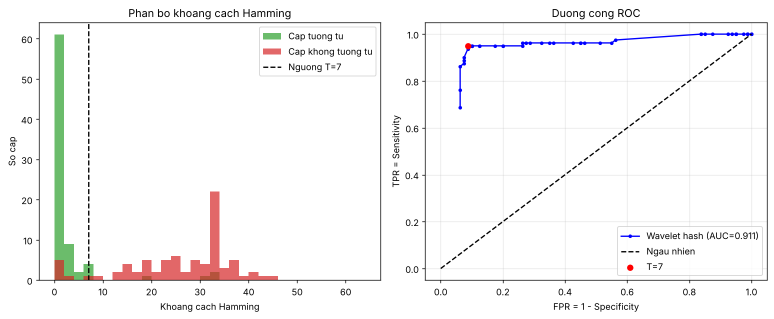
#> input picture lab_xuly_anh/results/c4_roc.png, 1547 x 637 px (shown at 1/2 size)
$ python wavelet_hash_danh_gia_roc.py
#> lines starting #> are read from the running program, lines starting #| are printed output that depends on the picture
### lab_xuly_anh/common.py
"""
common.py - Ham dung chung cho cac bai lab (giong phong cach cac file cu:
hop thoai chon anh bang tkinter, doc/ghi duong dan tieng Viet bang imdecode/imencode).

Neu may khong co tkinter hoac khong co man hinh (server), chuong trinh se:
  - doc duong dan tu dong lenh (sys.argv), hoac
  - dung anh mau tu sinh ra,
  - luu anh ra thu muc results thay vi hien thi cua so.
"""
import os
import sys
import numpy as np
import cv2

RESULTS_DIR = "results"
IMG_TYPES = [("Anh", "*.jpg *.jpeg *.png *.bmp *.webp *.tif *.tiff"), ("Tat ca", "*.*")]
VIDEO_TYPES = [("Video", "*.mp4 *.avi *.mov *.mkv *.wmv"), ("Tat ca", "*.*")]
IMG_EXT = (".jpg", ".jpeg", ".png", ".bmp", ".webp", ".tif", ".tiff")


def _tk_root():
    import tkinter as tk
    root = tk.Tk()
    root.withdraw()
    root.attributes("-topmost", True)
    return root


# [27 lines left out: functions chon_anh, chon_nhieu_anh, not called in this run]


def chon_thu_muc(title="Chon thu muc chua anh"):
    """Hop thoai chon thu muc. Tra ve danh sach file anh ben trong."""
    folder = ""
    if len(sys.argv) > 1 and os.path.isdir(sys.argv[1]):
        folder = sys.argv[1]
    else:
        try:
            from tkinter import filedialog
            root = _tk_root()
            folder = filedialog.askdirectory(title=title)
#> the answer given: results
            root.destroy()
        except Exception:
            folder = ""
    if not folder:
        return "", []
    files = sorted(
        os.path.join(folder, f) for f in os.listdir(folder)
        if f.lower().endswith(IMG_EXT)
    )
    return folder, files


# [12 lines left out: function chon_video, not called in this run]


def doc_anh(path, flags=cv2.IMREAD_COLOR):
    """Doc anh ho tro duong dan co dau tieng Viet."""
    data = np.fromfile(path, dtype=np.uint8)
    return cv2.imdecode(data, flags)


# [10 lines left out: function luu_anh, not called in this run]


def ket_qua(name):
    """Duong dan file trong thu muc results (tu tao thu muc)."""
    os.makedirs(RESULTS_DIR, exist_ok=True)
    return os.path.join(RESULTS_DIR, name)


# [35 lines left out: functions anh_mau, lay_anh, not called in this run]


def hien_thi_matplotlib(fig, save_name=None, show=True):
    """Luu figure matplotlib vao results va hien thi (neu co man hinh)."""
    import matplotlib.pyplot as plt
    if save_name:
        fig.savefig(ket_qua(save_name), dpi=130, bbox_inches="tight")
        print("Da luu:", ket_qua(save_name))
    if show and os.environ.get("LAB_NO_SHOW") != "1":
        plt.show()
    plt.close(fig)


# [40 lines left out: functions hien_thi_cv, gan_nhan, luoi_anh, not called in this run]

### lab_xuly_anh/hash_lib.py
"""
hash_lib.py - Cac ham bam anh (wavelet hash + vai phuong phap so sanh) dung cho Chuong 4.

Neu may co thu vien PyWavelets (pip install PyWavelets) thi dung pywt.wavedec2 that.
Neu chua cai, tu dong dung ban Haar viet bang numpy (ket qua tuong duong cho wavelet 'haar').
"""
import numpy as np
import cv2

try:
    import pywt
    CO_PYWT = True
except ImportError:                      # chay duoc ca khi chua cai PyWavelets
    pywt = None
    CO_PYWT = False


# ---------------- Wavelet Haar du phong (khi khong co pywt) ----------------
# [9 lines left out: function _haar_dwt2, not called in this run]


def wavedec2(a, wavelet="haar", level=1):
    """Tra ve [LL_n, (details_n), ..., (details_1)] giong pywt.wavedec2."""
    if CO_PYWT:
        return pywt.wavedec2(a, wavelet, level=level)
    if wavelet != "haar":
        raise RuntimeError(f"Wavelet '{wavelet}' can PyWavelets: pip install PyWavelets")
    out, cur = [], a
    for _ in range(level):
        cur, det = _haar_dwt2(cur)
        out.append(det)
    return [cur] + out[::-1]


# ---------------- Tien xu ly ----------------
def _gray01(img, size):
    if img.ndim == 3:
        img = cv2.cvtColor(img, cv2.COLOR_BGR2GRAY)
    g = cv2.resize(img, (size, size), interpolation=cv2.INTER_AREA)
    return g.astype(np.float64) / 255.0


# ---------------- Cac ham bam (tra ve mang bool 1-D) ----------------
def wavelet_hash(img, hash_size=8, wavelet="haar", image_scale=None):
    """
    Bam wavelet (phong cach imagehash.whash):
      1. Chuyen xam, resize ve image_scale x image_scale (luy thua cua 2, >= hash_size)
      2. Bien doi wavelet nhieu cap cho den khi he so xap xi LL con hash_size x hash_size
      3. Luong tu hoa: bit = 1 neu he so LL > trung vi cua cac he so (64 bit voi hash 8x8)
    """
    if image_scale is None:
        image_scale = max(64, 2 ** int(np.ceil(np.log2(hash_size * 4))))
    level = int(np.log2(image_scale // hash_size))
    a = _gray01(img, image_scale)
    ll = wavedec2(a, wavelet, level=level)[0]
    return (ll > np.median(ll)).flatten()


# [14 lines left out: function _tai_tao, not called in this run]


def wavelet_hash_chi_tiet(img, hash_size=8, wavelet="haar", level=3):
    """Bien the: bam tu nang luong cac he so chi tiet (LH, HL, HH) theo luoi."""
    a = _gray01(img, hash_size * 2 ** level)
    c = wavedec2(a, wavelet, level=level)
    lh, hl, hh = c[1]
    nl = np.abs(lh) + np.abs(hl) + np.abs(hh)
    nl = cv2.resize(nl, (hash_size, hash_size), interpolation=cv2.INTER_AREA)
    return (nl > np.median(nl)).flatten()


def average_hash(img, hash_size=8):
    g = _gray01(img, hash_size)
    return (g > g.mean()).flatten()


def difference_hash(img, hash_size=8):
    g = cv2.resize(img if img.ndim == 2 else cv2.cvtColor(img, cv2.COLOR_BGR2GRAY),
                   (hash_size + 1, hash_size), interpolation=cv2.INTER_AREA).astype(np.float64)
    return (g[:, 1:] > g[:, :-1]).flatten()


def perceptual_hash(img, hash_size=8, highfreq=4):
    g = _gray01(img, hash_size * highfreq).astype(np.float32)
    d = cv2.dct(g)[:hash_size, :hash_size]
    return (d > np.median(d)).flatten()


PHUONG_PHAP = {
    "wavelet-haar (LL)": wavelet_hash,
    "wavelet-detail": wavelet_hash_chi_tiet,
    "average (aHash)": average_hash,
    "difference (dHash)": difference_hash,
    "perceptual (pHash/DCT)": perceptual_hash,
}
if CO_PYWT:
    PHUONG_PHAP["wavelet-db4 (LL)"] = lambda im, hash_size=8: wavelet_hash(im, hash_size, wavelet="db4")


def hamming(h1, h2):
    return int(np.count_nonzero(h1 != h2))


# ---------------- Bien doi tao cap anh "tuong tu" ----------------
def bien_doi_ngau_nhien(img, rng):
    """Tra ve (anh_bien_doi, ten) - cung mot doi tuong nhung nhieu / sang / xoay / nen JPEG / cat..."""
    kind = rng.choice(["nhieu", "sang", "tuong_phan", "xoay", "jpeg", "co_gian", "lam_mo", "cat"])
    h, w = img.shape[:2]
    if kind == "nhieu":
        out = np.clip(img.astype(np.float32) + rng.normal(0, 20, img.shape), 0, 255).astype(np.uint8)
    elif kind == "sang":
        out = cv2.convertScaleAbs(img, alpha=1.0, beta=int(rng.integers(-40, 40)))
    elif kind == "tuong_phan":
        out = cv2.convertScaleAbs(img, alpha=float(rng.uniform(0.7, 1.3)), beta=0)
    elif kind == "xoay":
        M = cv2.getRotationMatrix2D((w / 2, h / 2), float(rng.uniform(-6, 6)), 1.0)
        out = cv2.warpAffine(img, M, (w, h), borderMode=cv2.BORDER_REFLECT)
    elif kind == "jpeg":
        ok, buf = cv2.imencode(".jpg", img, [cv2.IMWRITE_JPEG_QUALITY, int(rng.integers(20, 50))])
        out = cv2.imdecode(buf, cv2.IMREAD_UNCHANGED)
    elif kind == "co_gian":
        s = float(rng.uniform(0.6, 0.9))
        out = cv2.resize(cv2.resize(img, None, fx=s, fy=s), (w, h))
    elif kind == "lam_mo":
        out = cv2.GaussianBlur(img, (5, 5), float(rng.uniform(1, 2)))
    else:
        dx, dy = int(w * 0.06), int(h * 0.06)
        out = cv2.resize(img[dy:h - dy, dx:w - dx], (w, h))
    return out, kind


# [16 lines left out: function anh_tong_hop, not called in this run]

### lab_xuly_anh/wavelet_hash_danh_gia_roc.py
"""
CHUONG 4 - Bai tap: Ham bam wavelet (wavelet hash) de xac dinh anh tuong thich.

Cac buoc:
  1. Chuan bi du lieu : chon THU MUC anh -> tu tao cap tuong tu (cung anh + nhieu/xoay/sang...)
                        va cap khong tuong tu (2 anh khac nhau).
                        (hoac dat file pairs.csv trong thu muc: path1,path2,label  label=1 tuong tu, 0 khong)
  2-3. Trich xuat he so wavelet -> luong tu hoa -> ma bam 64 bit
  4. So sanh: khoang cach Hamming
  5. Danh gia: Accuracy, Sensitivity (do nhay), Specificity (do dac hieu), duong cong ROC + AUC
  Nang cao 1: so sanh cac phuong phap bam (wavelet-LL, wavelet-detail, aHash, dHash, pHash)

Chay:  python wavelet_hash_danh_gia_roc.py             (hop thoai chon thu muc anh)
       python wavelet_hash_danh_gia_roc.py thu_muc_anh
Ket qua trong thu muc results/: c4_cap_anh.csv, c4_roc.png, c4_so_sanh_phuong_phap.png, c4_bao_cao.txt
"""
import os
import csv
import numpy as np
import cv2
import matplotlib.pyplot as plt

from common import chon_thu_muc, doc_anh, hien_thi_matplotlib, ket_qua, luu_anh
import hash_lib as H

SEED = 42
rng = np.random.default_rng(SEED)

# ----------------------- 1. Chuan bi du lieu -----------------------
folder, files = chon_thu_muc("Chon thu muc chua anh (Cancel = dung du lieu tong hop)")
anh = []                       # list (ten, anh BGR)
for f in files:
    im = doc_anh(f)
#> in doc_anh, returned value is the input picture: shape (637, 1547, 3); mean B, G, R 246, 246.2, 246.9
    if im is not None:
        anh.append((os.path.basename(f), cv2.resize(im, (256, 256))))
#> pass 2 of the loop `for f in files:`:
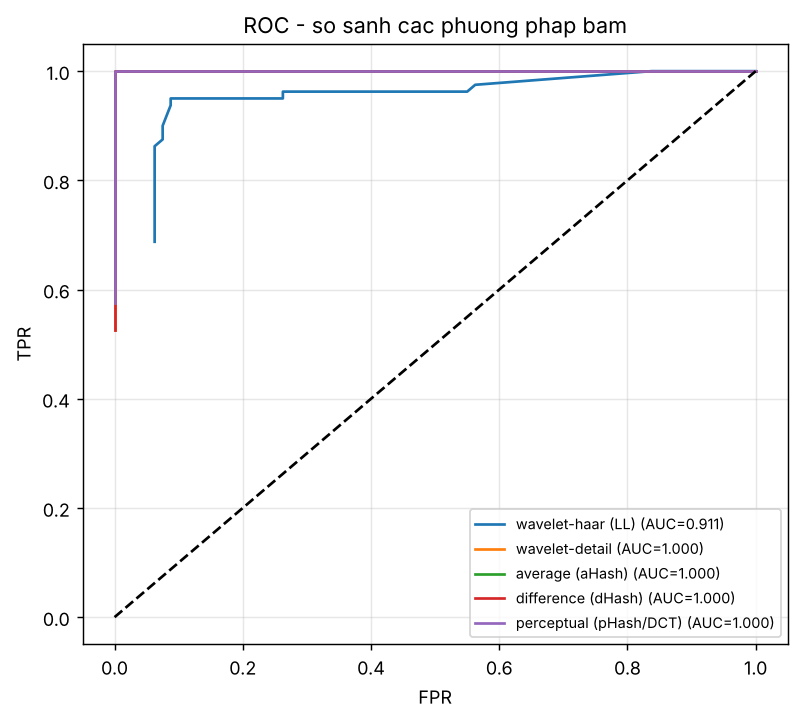
#> input picture lab_xuly_anh/results/c4_so_sanh_phuong_phap.png, 800 x 721 px
#> in doc_anh, returned value is the input picture: shape (721, 800, 3); mean B, G, R 248.6, 248.1, 248.1

if len(anh) < 2:
    print("Khong co (du) anh -> sinh 40 anh tong hop de demo.")
    anh = [(f"tong_hop_{i:02d}", H.anh_tong_hop(i)) for i in range(40)]

print(f"So anh goc: {len(anh)}")
#| So anh goc: 3

cap = []                        # (anh1, anh2, nhan, mo_ta)
csv_pairs = os.path.join(folder, "pairs.csv") if folder else ""
if csv_pairs and os.path.isfile(csv_pairs):
    print("Dung cap anh tu pairs.csv")
    with open(csv_pairs, newline="", encoding="utf-8") as fh:
        for row in csv.reader(fh):
            if len(row) < 3 or row[2].strip() not in ("0", "1"):
                continue
            a, b = doc_anh(os.path.join(folder, row[0])), doc_anh(os.path.join(folder, row[1]))
            if a is not None and b is not None:
                cap.append((cv2.resize(a, (256, 256)), cv2.resize(b, (256, 256)),
                            int(row[2]), "csv"))
else:
    # cap tuong tu: moi anh x 2 bien doi khac nhau
    for ten, im in anh:
        for _ in range(2):
            bd, loai = H.bien_doi_ngau_nhien(im, rng)
#> in bien_doi_ngau_nhien, `out = np.clip(img.astype(np.float32) + rng.normal(0, 20, img.shape), 0..`:
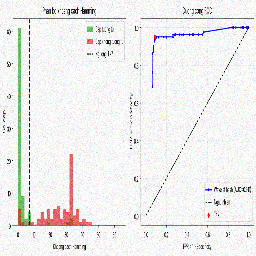
#> out: shape (256, 256, 3); mean of channels 0, 1, 2 238.6, 238.8, 239.5; drawn as B, G, R
#> loai = 'nhieu'
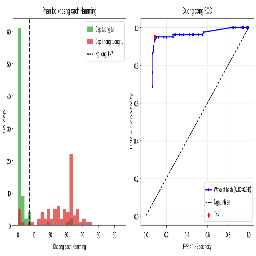
#> im: shape (256, 256, 3); mean B, G, R 246.2, 246.4, 247.1
            cap.append((im, bd, 1, loai))
#> pass 2 of the loop `for ten, im in anh:`:
#> in bien_doi_ngau_nhien (call 3), `out = cv2.resize(cv2.resize(img, None, fx=s, fy=s), (w, h))`:
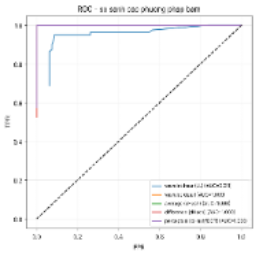
#> out: shape (256, 256, 3); mean of channels 0, 1, 2 248.8, 248.3, 248.3; drawn as B, G, R
#> in bien_doi_ngau_nhien (call 3), `out = cv2.resize(cv2.resize(img, None, fx=s, fy=s), (w, h))`:
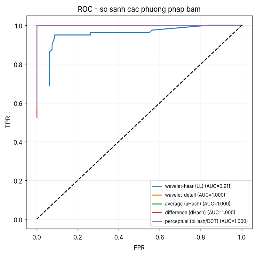
#> img: shape (256, 256, 3); mean of channels 0, 1, 2 248.9, 248.4, 248.4; drawn as B, G, R
#> loai = 'co_gian'
    # cap khong tuong tu: so luong xap xi bang cap tuong tu
    n_pos = len(cap)
#> n_pos = 6
    n = len(anh)
#> n = 3
    seen = set()
    while len(seen) < min(n_pos, n * (n - 1) // 2):
        i, j = rng.choice(n, 2, replace=False)
        key = (min(i, j), max(i, j))
        if key in seen:
            continue
        seen.add(key)
        cap.append((anh[i][1], anh[j][1], 0, "khac_anh"))
#> this loop made 3 passes
#> (i, j) on passes 1, 3: (0, 1), (0, 2)
#> after the loop, cap = 9 items; seen = 3 items

y = np.array([c[2] for c in cap])
#> y = [1, 1, 1, 1, 1, 1, 0, 0, 0]
print(f"Tong so cap: {len(cap)}  (tuong tu={int(y.sum())}, khong tuong tu={int((1 - y).sum())})")
#| Tong so cap: 9  (tuong tu=6, khong tuong tu=3)


# ----------------------- Ham danh gia -----------------------
def roc_tu_khoang_cach(d, y):
    """d: khoang cach Hamming (nho = giong). Tra ve fpr, tpr, nguong, auc."""
    ths = np.arange(0, d.max() + 2)
    tpr, fpr = [], []
    for t in ths:
        pred = d <= t
        tpr.append(np.sum(pred & (y == 1)) / max(1, np.sum(y == 1)))
        fpr.append(np.sum(pred & (y == 0)) / max(1, np.sum(y == 0)))
    tpr, fpr = np.array(tpr), np.array(fpr)
    auc = float(np.trapezoid(tpr, fpr)) if hasattr(np, "trapezoid") else float(np.trapz(tpr, fpr))
    return fpr, tpr, ths, auc


def chi_so(d, y, t):
    pred = d <= t
    tp, tn = np.sum(pred & (y == 1)), np.sum(~pred & (y == 0))
    fp, fn = np.sum(pred & (y == 0)), np.sum(~pred & (y == 1))
    acc = (tp + tn) / len(y)
    sens = tp / max(1, tp + fn)
    spec = tn / max(1, tn + fp)
    return acc, sens, spec, (tp, tn, fp, fn)


def tinh_khoang_cach(ham_bam):
    return np.array([H.hamming(ham_bam(a), ham_bam(b)) for a, b, _, _ in cap])
#> in _gray01 (call 10), `g = cv2.resize(img, (size, size), interpolation=cv2.INTER_AREA)`:
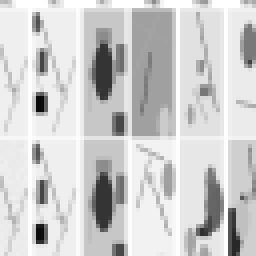
#> g: shape (64, 64) (shown 4 times larger); min 11, max 255, mean 206.5
#> in _gray01 (call 12), `g = cv2.resize(img, (size, size), interpolation=cv2.INTER_AREA)`:
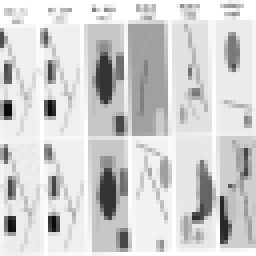
#> g: shape (64, 64) (shown 4 times larger); min 11, max 255, mean 209.1
#> in wavelet_hash (call 12), `a = _gray01(img, image_scale)`:
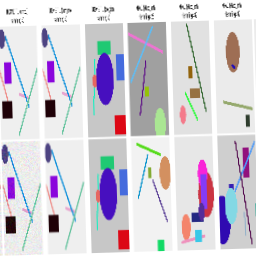
#> img: shape (256, 256, 3); mean of channels 0, 1, 2 215.5, 207, 210.7; drawn as B, G, R


# ----------------------- 2-5. Wavelet hash chinh -----------------------
print(f"\nPyWavelets: {'co' if H.CO_PYWT else 'chua cai (dung Haar viet bang numpy)'}")
d_main = tinh_khoang_cach(H.wavelet_hash)
#> d_main = [0, 2, 2, 10, 12, 2, 22, 28, 30]
fpr, tpr, ths, auc = roc_tu_khoang_cach(d_main, y)
#> the loop in roc_tu_khoang_cach, `for t in ths:` made 32 passes
#> pred on passes 3 to 9: [True, True, True, False, False, True, False, False, False], [True, True, True, False, False, True, False, False, False], [True, True, True, False, False, True, False, False, False], [True, True, True, False, False, True, False, False, False], [True, True, True, False, False, True, False, False, False], [True, True, True, False, False, True, False, False, False], [True, True, True, False, False, True, False, False, False]
#> after the loop in roc_tu_khoang_cach, `for t in ths:`: fpr = 32 values from 0 to 1; tpr = 32 values from 0.167 to 1
#> in roc_tu_khoang_cach, `auc = float(np.trapezoid(tpr, fpr)) if hasattr(np, "trapezoid") else f..`: auc = 1
#> fpr = 32 values from 0 to 1; tpr = 32 values from 0.167 to 1; ths = 32 values from 0 to 31; auc = 1
best = int(np.argmax(tpr - fpr))                          # nguong Youden
#> best = 12
t_best = int(ths[best])
#> t_best = 12
acc, sens, spec, (tp, tn, fp, fn) = chi_so(d_main, y, t_best)
#> in chi_so, `pred = d <= t`: pred = [True, True, True, True, True, True, False, False, False]
#> in chi_so, `tp, tn = np.sum(pred & (y == 1)), np.sum(~pred & (y == 0))`: tp = 6; tn = 3
#> in chi_so, `fp, fn = np.sum(pred & (y == 0)), np.sum(~pred & (y == 1))`: fp = 0
#> in chi_so, `acc = (tp + tn) / len(y)`: acc = 1
#> acc = 1; sens = 1; spec = 1; tp = 6; tn = 3; fp = 0; fn = 0

dong = []
dong.append("BAO CAO WAVELET HASH (hash 8x8 = 64 bit)")
dong.append(f"So cap: {len(cap)} | tuong tu: {int(y.sum())} | khong tuong tu: {int((1 - y).sum())}")
dong.append(f"Khoang cach Hamming TB - cap tuong tu: {d_main[y == 1].mean():.2f}, "
            f"cap khac nhau: {d_main[y == 0].mean():.2f}")
dong.append(f"Nguong toi uu (Youden) T = {t_best}  (tuong tu neu Hamming <= T)")
dong.append(f"Accuracy (do chinh xac)   = {acc:.3f}")
dong.append(f"Sensitivity (do nhay)     = {sens:.3f}   (TP={tp}, FN={fn})")
dong.append(f"Specificity (do dac hieu) = {spec:.3f}   (TN={tn}, FP={fp})")
dong.append(f"AUC cua ROC               = {auc:.3f}")
for t in (5, 10, 15):
    a, s, sp, _ = chi_so(d_main, y, t)
    dong.append(f"  T={t:<3}: acc={a:.3f} sens={s:.3f} spec={sp:.3f}")
#> this loop made 3 passes
#> (pred in chi_so, fn in chi_so, acc in chi_so, sens in chi_so, a, s) on passes 1 to 3: ([True, True, True, False, False, True, False, False, False], 2, 0.778, 0.667, 0.778, 0.667), ([True, True, True, True, False, True, False, False, False], 1, 0.889, 0.833, 0.889, 0.833), ([True, True, True, True, True, True, False, False, False], 0, 1, 1, 1, 1)
#> after the loop, dong = 11 items
print("\n" + "\n".join(dong))
#| BAO CAO WAVELET HASH (hash 8x8 = 64 bit)
#| So cap: 9 | tuong tu: 6 | khong tuong tu: 3
#| Khoang cach Hamming TB - cap tuong tu: 4.67, cap khac nhau: 26.67
#| Nguong toi uu (Youden) T = 12  (tuong tu neu Hamming <= T)
#| Accuracy (do chinh xac)   = 1.000
#| Sensitivity (do nhay)     = 1.000   (TP=6, FN=0)
#> (further printed lines are left out)

# luu bao cao + csv
os.makedirs("results", exist_ok=True)
with open(ket_qua("c4_bao_cao.txt"), "w", encoding="utf-8") as fh:
    fh.write("\n".join(dong))
with open(ket_qua("c4_cap_anh.csv"), "w", newline="", encoding="utf-8") as fh:
    w = csv.writer(fh)
    w.writerow(["stt", "nhan(1=tuong tu)", "mo_ta", "hamming"])
    for i, ((_, _, lb, mt), dd) in enumerate(zip(cap, d_main)):
        w.writerow([i, lb, mt, int(dd)])
#> this loop made 9 passes
#> (lb, mt, dd) on passes 1 to 8: (1, 'nhieu', 0), (1, 'lam_mo', 2), (1, 'co_gian', 2), (1, 'tuong_phan', 10), (1, 'cat', 12), (1, 'xoay', 2), (0, 'khac_anh', 22), (0, 'khac_anh', 28)

# hinh: histogram khoang cach + ROC
fig, ax = plt.subplots(1, 2, figsize=(12, 5))
bins = np.arange(0, 66, 2)
#> bins = 33 values from 0 to 64
ax[0].hist(d_main[y == 1], bins, alpha=0.7, label="Cap tuong tu", color="tab:green")
ax[0].hist(d_main[y == 0], bins, alpha=0.7, label="Cap khong tuong tu", color="tab:red")
ax[0].axvline(t_best, color="k", ls="--", label=f"Nguong T={t_best}")
ax[0].set_xlabel("Khoang cach Hamming"); ax[0].set_ylabel("So cap"); ax[0].legend()
ax[0].set_title("Phan bo khoang cach Hamming")
ax[1].plot(fpr, tpr, "b-o", ms=3, label=f"Wavelet hash (AUC={auc:.3f})")
ax[1].plot([0, 1], [0, 1], "k--", label="Ngau nhien")
ax[1].scatter([fpr[best]], [tpr[best]], c="r", zorder=5, label=f"T={t_best}")
ax[1].set_xlabel("FPR = 1 - Specificity"); ax[1].set_ylabel("TPR = Sensitivity")
ax[1].set_title("Duong cong ROC"); ax[1].legend(); ax[1].grid(alpha=0.3)
plt.tight_layout()
hien_thi_matplotlib(fig, "c4_roc.png")

# vi du vai cap anh
ids = list(np.where(y == 1)[0][:3]) + list(np.where(y == 0)[0][:3])
#> ids = [0, 1, 2, 6, 7, 8]
fig, ax = plt.subplots(2, 6, figsize=(18, 6))
for k, i in enumerate(ids):
    a, b, lb, mt = cap[i]
    ax[0, k].imshow(cv2.cvtColor(a, cv2.COLOR_BGR2RGB)); ax[0, k].axis("off")
    ax[1, k].imshow(cv2.cvtColor(b, cv2.COLOR_BGR2RGB)); ax[1, k].axis("off")
    ax[0, k].set_title(f"{'TUONG TU' if lb else 'KHAC'} ({mt})\nHamming={int(d_main[i])}")
#> this loop made 6 passes
#> (i, lb, mt) on passes 1 to 6: (0, 1, 'nhieu'), (1, 1, 'lam_mo'), (2, 1, 'co_gian'), (6, 0, 'khac_anh'), (7, 0, 'khac_anh'), (8, 0, 'khac_anh')
plt.tight_layout()
hien_thi_matplotlib(fig, "c4_vi_du_cap_anh.png", show=False)
#> call 2 of hien_thi_matplotlib, with save_name = 'c4_vi_du_cap_anh.png', show = False
#> in hien_thi_matplotlib (call 2), `fig.savefig(ket_qua(save_name), dpi=130, bbox_inches="tight")`:
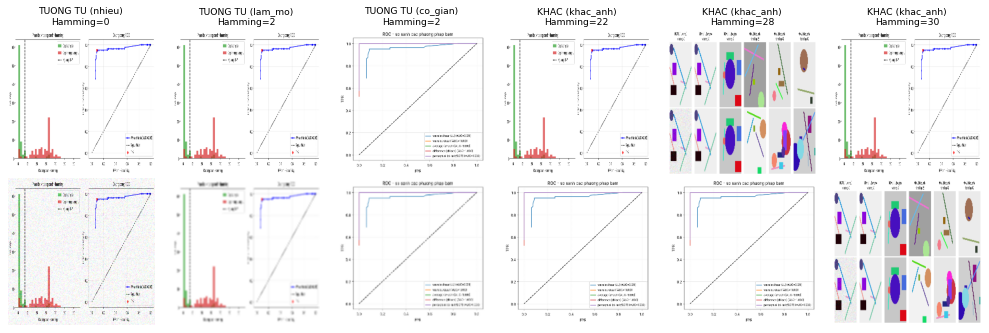
#> figure drawn by matplotlib, 12 panels

# ----------------------- Nang cao 1: so sanh phuong phap -----------------------
print("\nNANG CAO 1 - So sanh cac phuong phap bam")
print(f"{'Phuong phap':<26}{'AUC':>7}{'Acc':>8}{'Sens':>8}{'Spec':>8}{'T*':>5}")
fig, ax = plt.subplots(figsize=(7, 6))
tom_tat = []
for ten, fn_hash in H.PHUONG_PHAP.items():
    d = tinh_khoang_cach(fn_hash)
    fp_, tp_, th_, au = roc_tu_khoang_cach(d, y)
    b = int(np.argmax(tp_ - fp_))
    a_, s_, sp_, _ = chi_so(d, y, int(th_[b]))
    print(f"{ten:<26}{au:>7.3f}{a_:>8.3f}{s_:>8.3f}{sp_:>8.3f}{int(th_[b]):>5}")
    tom_tat.append((ten, au, a_, s_, sp_, int(th_[b])))
    ax.plot(fp_, tp_, label=f"{ten} (AUC={au:.3f})")
#> this loop made 6 passes
#> (d, auc in roc_tu_khoang_cach, au, b, pred in chi_so, tp in chi_so, fn in chi_so, acc in chi_so) on passes 2 to 4: ([0, 0, 6, 6, 26, 4, 20, 28, 34], 0.944, 0.944, 6, [True, True, True, True, False, True, False, False, False], 5, 1, 0.889), ([2, 1, 1, 4, 8, 2, 21, 30, 31], 1, 1, 8, [True, True, True, True, True, True, False, False, False], 6, 0, 1), ([1, 0, 3, 3, 21, 1, 29, 29, 30], 1, 1, 21, [True, True, True, True, True, True, False, False, False], 6, 0, 1)
#> (printed output is left out)
#> after the loop, tom_tat = 6 items
ax.plot([0, 1], [0, 1], "k--")
ax.set_xlabel("FPR"); ax.set_ylabel("TPR"); ax.set_title("ROC - so sanh cac phuong phap bam")
ax.legend(fontsize=8); ax.grid(alpha=0.3)
hien_thi_matplotlib(fig, "c4_so_sanh_phuong_phap.png")
#> call 3 of hien_thi_matplotlib, with save_name = 'c4_so_sanh_phuong_phap.png', show = True
#> in hien_thi_matplotlib (call 3), `fig.savefig(ket_qua(save_name), dpi=130, bbox_inches="tight")`:
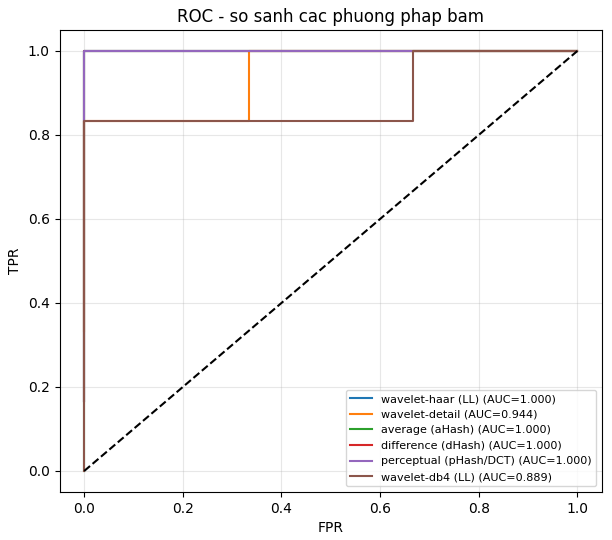
#> figure drawn by matplotlib, 1 panel
with open(ket_qua("c4_bao_cao.txt"), "a", encoding="utf-8") as fh:
    fh.write("\n\nSO SANH PHUONG PHAP\n")
    for r in tom_tat:
        fh.write(f"{r[0]:<26} AUC={r[1]:.3f} acc={r[2]:.3f} sens={r[3]:.3f} spec={r[4]:.3f} T*={r[5]}\n")
#> this loop made 6 passes
#> r on passes 1 to 6: ('wavelet-haar (LL)', 1, 1, 1, 1, 12), ('wavelet-detail', 0.944, 0.889, 0.833, 1, 6), ('average (aHash)', 1, 1, 1, 1, 8), ('difference (dHash)', 1, 1, 1, 1, 21), ('perceptual (pHash/DCT)', 1, 1, 1, 1, 12), ('wavelet-db4 (LL)', 0.889, 0.889, 0.833, 1, 10)
print("\nXong. Xem thu muc results/")
